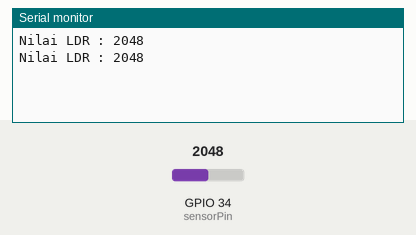
The sketch below on a simulated ESP32. Parts: the last lines printed to the serial monitor. Inputs (shaded band) come from the test bench; at power-on: GPIO 34 (sensorPin) = 2048.

Above: at 1.8 s.
1.9 s: GPIO 34 (sensorPin) set to 2866
At 2.8 s:
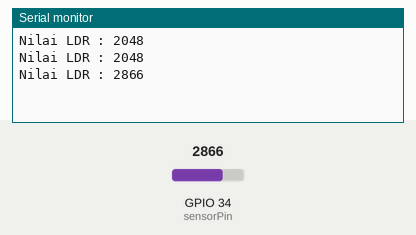
3.4 s: GPIO 34 (sensorPin) set to 3603
At 4.4 s:
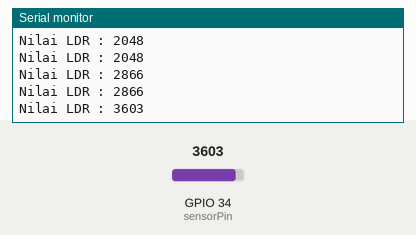
Timing chart, 0 to 6.4 s (numbered marks = the images above; inputs shaded):
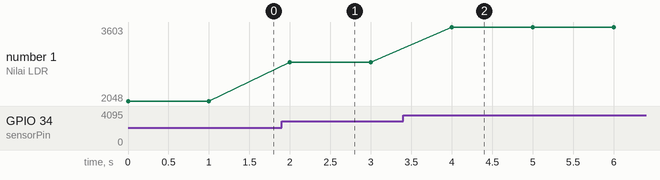

The sketch:

ESP32_LDR.ino
```cpp
int sensorPin = 34;
int sensorValue ;

void setup () {
  Serial.begin(112500);

}
void loop () {
  sensorValue = analogRead(sensorPin);
  Serial.print("Nilai LDR : ");
  Serial.println(sensorValue);
  delay (1000);

}
```

Measured:
- after the input at 1.9 s, the serial monitor: prints a new line after 0.10 s (image 1)
- after the input at 3.4 s, the serial monitor: prints a new line after 0.60 s (image 2)
- plotted number 1: 2048 → 2866 after the input at 1.9 s, 2866 → 3603 after the input at 3.4 s
